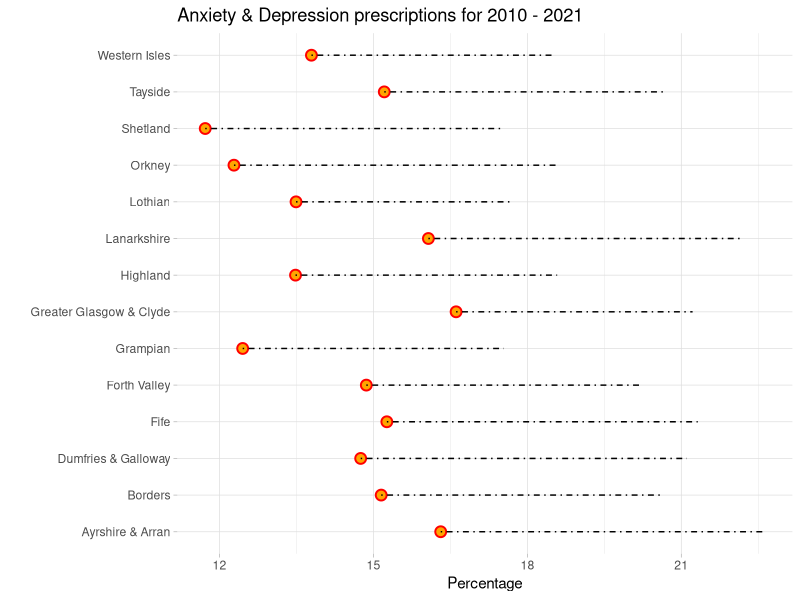
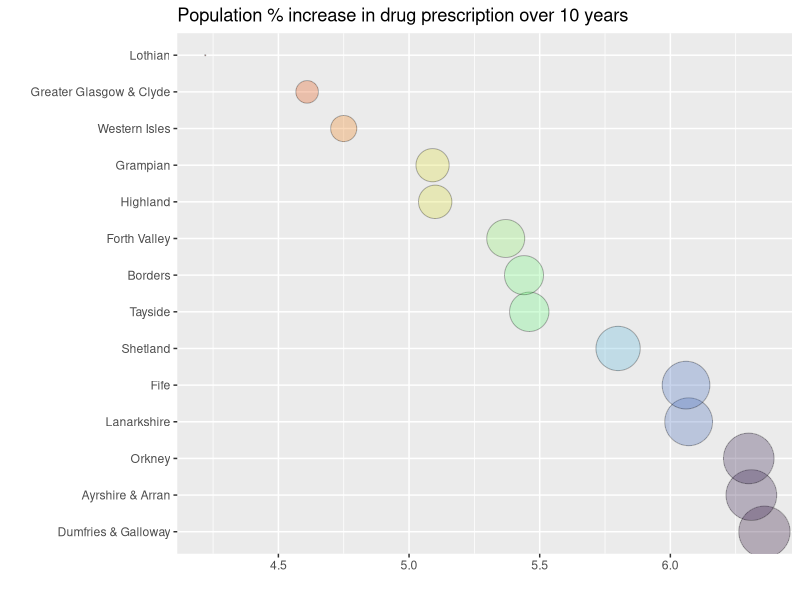

Source code (R) for these figures, in order:
## ---- chunk 1
library(here)
library(tidyverse)
library(viridisLite)

#read the data

rank_data <- read_csv(here("Inputs/rank_data.csv"))
## ---- chunk 2
rank_data_NEW = rank_data[, -c(1, 4, 5, 6, 9, 10, 12, 13, 14)]
glimpse(rank_data_NEW)
## ---- chunk 3
colnames(rank_data_NEW)[colnames(rank_data_NEW) %in% c("measure", "comparator_value")] <- c("final_year_2021", "first_year_2010")
presc_data <- rank_data_NEW %>% 
  mutate(area_name = gsub ("NHS", "", area_name)) %>% 
  rename(health_board = area_name)

## ---- chunk 4
ID_rank_data <- presc_data[, c("health_board", "area_code")]
write_csv(ID_rank_data, "ID_rank_data.csv")

#remove area_code column
plot_data <- presc_data [, -c(2)]
write_csv(plot_data, "plot_data.csv")
## ---- chunk 5
ggplot(plot_data, aes(x=first_year_2010, y=health_board)) +
  #include point appearance
  geom_point(size = 3, color = "red", shape = 21, fill = "orange", stroke = 1) +
  #include segment appearance
  geom_segment(aes(x=first_year_2010, xend=final_year_2021, y=health_board, yend=health_board) , size = 0.5, color = "black", linetype = "dotdash") +
  #include plot theme
  theme_light() + 
  theme(panel.border = element_blank() , panel.grid.minor.x = element_line() ) +
  #include title and labels
          ggtitle("Anxiety & Depression prescriptions for 2010 - 2021") +
xlab("Percentage") + 
  ylab("")
## ---- chunk 6
plot_data2 <- plot_data  %>% 
  mutate(total_change = final_year_2021 - first_year_2010) %>% 
  arrange(total_change)
write_csv(plot_data2, "plot_data2.csv")
## ---- chunk 7
plot_data2 %>% 
  arrange(desc(total_change)) %>% 
  mutate(health_board = factor(health_board, health_board)) %>% 
  ggplot(aes(x=total_change, y=health_board, size = total_change, fill= total_change)) + 
  geom_point(alpha=0.3, color ="black", shape = 21) + 
  scale_size(range = c(.1,17), name = "Percentage (%)") +
  scale_fill_viridis_c(alpha = 0.5, begin = 0, end = 1, direction = -1, option = "H", values = NULL, space = "Lab", guide = "colourbar", aesthetics = "fill") +
  xlab("") +
  ylab("") +
  theme(legend.position = "none") +
  ggtitle("Population % increase in drug prescription over 10 years")
## ---- chunk 8
summary(plot_data2)
## ---- chunk 9
Scot_pop <- plot_data %>% 
  rename("2021" = final_year_2021) %>% 
  rename("2010" = first_year_2010)
pivot_longer(Scot_pop, 3:4, names_to = "years", values_to = "%") 
  write_csv(Scot_pop, "Scot_pop.csv")
## ---- chunk 10


